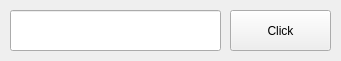
<?xml version="1.0" encoding="UTF-8"?>
<ui version="4.0">
 <class>MainWindow</class>
 <widget class="QMainWindow" name="MainWindow">
  <property name="geometry">
   <rect>
    <x>0</x>
    <y>0</y>
    <width>341</width>
    <height>61</height>
   </rect>
  </property>
  <property name="windowTitle">
   <string>MainWindow</string>
  </property>
  <widget class="QWidget" name="centralwidget">
   <widget class="QPushButton" name="pushButton">
    <property name="geometry">
     <rect>
      <x>230</x>
      <y>10</y>
      <width>101</width>
      <height>41</height>
     </rect>
    </property>
    <property name="text">
     <string>Click</string>
    </property>
   </widget>
   <widget class="QLineEdit" name="lineEdit">
    <property name="geometry">
     <rect>
      <x>10</x>
      <y>10</y>
      <width>211</width>
      <height>41</height>
     </rect>
    </property>
   </widget>
  </widget>
 </widget>
 <resources/>
 <connections/>
</ui>
